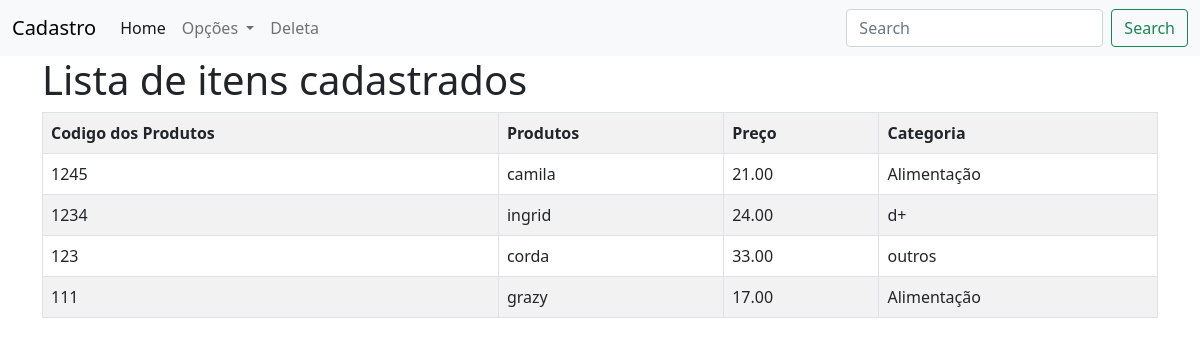
The app's page /ver_itens, older data.
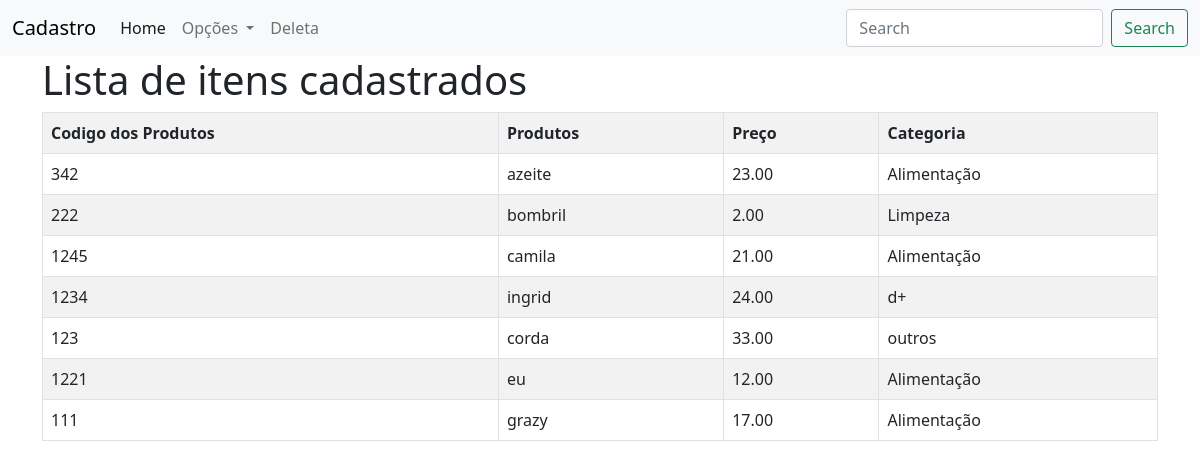
The same page, newer data.
### amz/models.py (models this page shows)
class Produto (models.Model):
    codigo_pro = models.CharField(max_length=100, primary_key=True, blank=False, null=False)
    nome = models.TextField(max_length=50)
    preco = models.DecimalField(max_digits=6, decimal_places=2, default=0.00)
    categoria = models.TextField(max_length=12, default='Sem mais detalhes')
    class Meta:
        ordering = ['-codigo_pro']

### amz/views.py (the view)
# urls.py: path('ver_itens', views.ver_itens, name='ver_itens'),
def ver_itens (request):
    produtos =  Produto.objects.all()
    return render(request, 'usuario/itens.html', {'produtos' : produtos})

### amz/templates/usuario/itens.html
{% extends 'usuario/base.html' %}
{% block conteudo %}
<div class="container">
    <h1>Lista de itens cadastrados</h1>
    <table class="table table-bordered table-striped">
        <tr>
            <th>Codigo dos Produtos</th>
            <th>Produtos</th>
            <th>Preço</th>
            <th>Categoria</th>
        </tr>
        {% for i in produtos %}
        <tr>
            <td>{{i.codigo_pro}}</td>
            <td>{{i.nome}}</td>
            <td>{{i.preco}}</td>
            <td>{{i.categoria}}</td>
        </tr>
        {% endfor %}
    </table>
</div>
{% endblock %}

Row changes from the older to the newer data that the page shows:
added Produto: codigo_pro "342", nome "azeite", preco "23.00", categoria "Alimentação"
added Produto: codigo_pro "222", nome "bombril", preco "2.00", categoria "Limpeza"
added Produto: codigo_pro "1221", nome "eu", preco "12.00", categoria "Alimentação"
